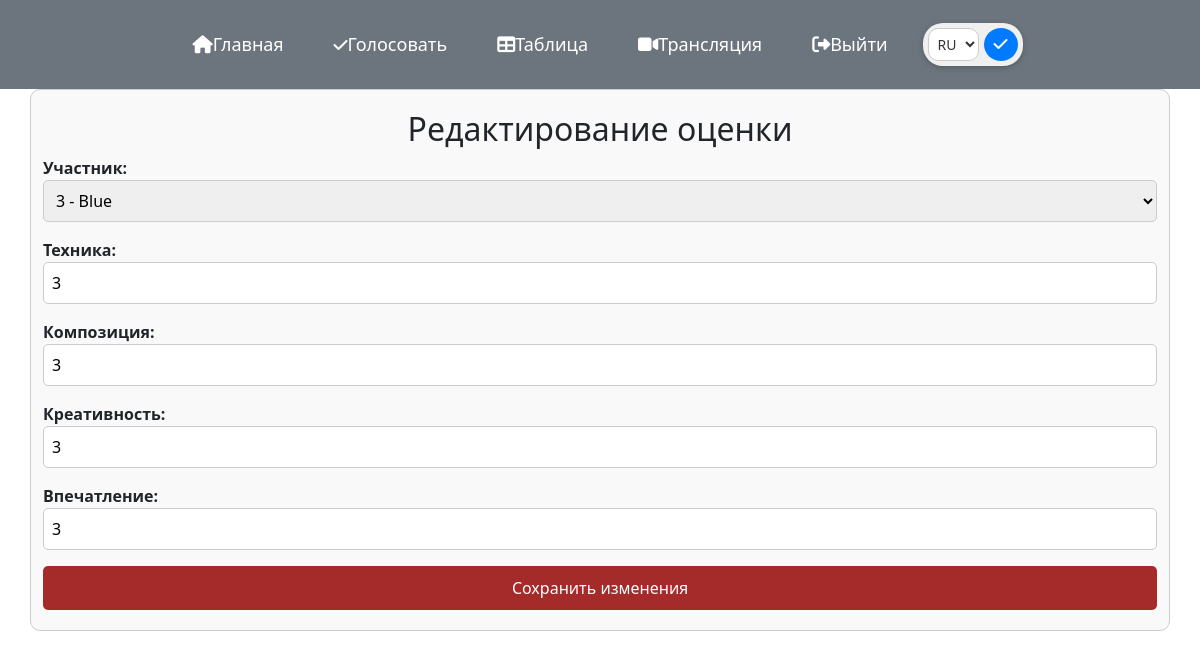
Page /ru/vote/edit_score/53/ (signed in) on the committed database.
### vote/models.py (models this page shows, shortened)
class Score(models.Model):
    jury = models.ForeignKey(User, on_delete=models.CASCADE)  # Жюри
    participant = models.ForeignKey(Participant, on_delete=models.CASCADE)  # Участник
    technique = models.IntegerField()
    composition = models.IntegerField()
    creativity = models.IntegerField()
    impression = models.IntegerField()

### vote/views.py (the view)
# urls.py: path('edit_score/<int:score_id>/', views.edit_score, name='edit_score'),
@login_required
def edit_score(request, score_id):
    score = get_object_or_404(Score, id=score_id)
    if request.method == 'POST':
        form = ScoreForm(request.POST, instance=score)
        if form.is_valid():
            form.save()
            return redirect('vote_page')  # Перенаправляем на страницу голосования с сообщением об успехе
    else:
        form = ScoreForm(instance=score)
    return render(request, 'vote/edit_score.html', {
        'form': form,
        'score': score,
    })

### vote/forms.py
class ScoreForm(forms.ModelForm):
    participant = forms.ModelChoiceField(queryset=Participant.objects.all(), label="Участник")
    class Meta:
        model = Score
        fields = ['participant', 'technique', 'composition', 'creativity', 'impression']
        labels = {
            'technique': 'Техника',
            'composition': 'Композиция',
            'creativity': 'Креативность',
            'impression': 'Впечатление',
        }
        widgets = {
            'technique': forms.NumberInput(attrs={'min': 0, 'max': 10}),
            'composition': forms.NumberInput(attrs={'min': 0, 'max': 10}),
            'creativity': forms.NumberInput(attrs={'min': 0, 'max': 10}),
            'impression': forms.NumberInput(attrs={'min': 0, 'max': 10}),
        }

### main/models.py (called while the page is built)
    def __str__(self):
        return f"{self.number} - {self.name}"

### vote/templates/vote/edit_score.html (shortened to what this page needs)
{% load static %}
{% load i18n %}
<!DOCTYPE html>
<html lang="ru">
<head>
    <link rel="stylesheet" href="{% static 'vote/css/vote.css' %}">
    <link rel="stylesheet" href="https://cdn.jsdelivr.net/npm/bootstrap@5.3.3/dist/css/bootstrap.min.css">
    <link rel="stylesheet" href="https://use.fontawesome.com/releases/v6.6.0/css/all.css">
</head>
<body>
<header>
    <nav class="navbar">
        <ul class="navbar-menu">
            <li><a href="{% url 'main' %}"><i class="fa-solid fa-house"></i>{% trans "Главная" %}</a></li>
            <li><a href="{% url 'vote_page' %}"><i class="fa-solid fa-check"></i>{% trans "Голосовать" %}</a></li>
            <li><a href="{% url 'participant_scores' %}"><i class="fa-solid fa-table"></i>{% trans "Таблица" %}</a></li>
            <li><a href="{% url 'translation_scores' %}"><i class="fa-solid fa-video"></i>{% trans "Трансляция" %}</a></li>
            <li><a href="{% url 'signup' %}"><i class="fa-solid fa-right-from-bracket"></i>{% trans "Выйти" %}</a></li>
            <form method="post" action="{% url 'set_language' %}?next={{ request.path }}" class="language-form">
    <select name="language" class="language-select">
        <option value="ru" {% if LANGUAGE_CODE == 'ru' %}selected{% endif %}>RU</option>
    </select>
    <button type="submit" class="language-btn">
        <i class="fa fa-check"></i>
    </button>
</form>
        </ul>
    </nav>
</header>
<div class="container">
    <h2>{% trans "Редактирование оценки" %}</h2>
    <form method="post">
        {{ form.as_p }}
        <button type="submit" class="btn btn-primary">{% trans "Сохранить изменения" %}</button>
    </form>
</div>
</body>
</html>

### vote/static/vote/css/vote.css (style rules this page uses)
.container { width: 50%; margin: 0 auto; padding: 20px; background-color: #f9f9f9; border: 1px solid #ccc; border-radius: 10px; }
h2 { text-align: center; }
label { display: block; font-weight: bold; }
input, select { width: 100%; padding: 8px; border: 1px solid #ccc; border-radius: 5px; }
button.btn { display: block; width: 100%; padding: 10px; background-color: brown; color: white; border: none; border-radius: 5px; cursor: pointer; }
header { background-color: #6c757d; padding: 15px 0; }
.navbar { display: flex; justify-content: center; align-items: center; flex-wrap: wrap; }
.navbar-menu { list-style: none; margin: 0; padding: 0; display: flex; gap: 20px; width: 100%; align-items: center; justify-content: center; }
.navbar-menu li { display: inline-block; }
.navbar-menu a { font-size: 18px; color: white; text-decoration: none; padding: 10px 15px; transition: color 0.3s ease; }
.language-form { display: inline-flex; align-items: center; padding: 5px; background-color: #f0f0f0; border-radius: 20px; box-shadow: 0 2px 6px rgba(0, 0, 0, 0.2); }
.language-select { padding: 5px; margin-right: 5px; border: 1px solid #ccc; border-radius: 10px; background-color: #fff; font-size: 14px; color: #333; }
.language-btn { background-color: #007bff; border: none; padding: 6px 10px; border-radius: 50%; cursor: pointer; color: white; font-size: 14px; transition: background-color 0.3s ease; }
.fa-check { font-size: 16px; }

### rows in the picture
Score: participant "3 - Blue", technique "3", composition "3", creativity "3", impression "3"
